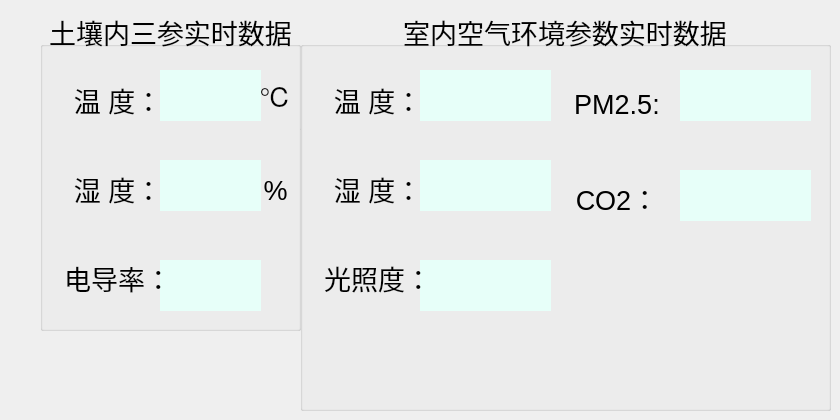
    <widget class="QWidget" name="page_2">
     <widget class="QGroupBox" name="groupBox_2">
      <property name="geometry">
       <rect>
        <x>40</x>
        <y>10</y>
        <width>261</width>
        <height>321</height>
       </rect>
      </property>
      <property name="sizeIncrement">
       <size>
        <width>1024</width>
        <height>768</height>
       </size>
      </property>
      <property name="font">
       <font>
        <pointsize>20</pointsize>
       </font>
      </property>
      <property name="title">
       <string>土壤内三参实时数据</string>
      </property>
      <property name="alignment">
       <set>Qt::AlignCenter</set>
      </property>
      <widget class="QLabel" name="label_6">
       <property name="geometry">
        <rect>
         <x>120</x>
         <y>60</y>
         <width>101</width>
         <height>51</height>
        </rect>
       </property>
       <property name="sizeIncrement">
        <size>
         <width>1024</width>
         <height>768</height>
        </size>
       </property>
       <property name="font">
        <font>
         <pointsize>20</pointsize>
        </font>
       </property>
       <property name="styleSheet">
        <string notr="true">background-color: rgb(231, 255, 249);</string>
       </property>
       <property name="text">
        <string/>
       </property>
       <property name="alignment">
        <set>Qt::AlignRight|Qt::AlignTrailing|Qt::AlignVCenter</set>
       </property>
      </widget>
      <widget class="QLabel" name="label_7">
       <property name="geometry">
        <rect>
         <x>120</x>
         <y>150</y>
         <width>101</width>
         <height>51</height>
        </rect>
       </property>
       <property name="sizeIncrement">
        <size>
         <width>1024</width>
         <height>768</height>
        </size>
       </property>
       <property name="font">
        <font>
         <pointsize>20</pointsize>
        </font>
       </property>
       <property name="styleSheet">
        <string notr="true">background-color: rgb(231, 255, 249);</string>
       </property>
       <property name="text">
        <string/>
       </property>
       <property name="alignment">
        <set>Qt::AlignRight|Qt::AlignTrailing|Qt::AlignVCenter</set>
       </property>
      </widget>
      <widget class="QLabel" name="label_8">
       <property name="geometry">
        <rect>
         <x>120</x>
         <y>250</y>
         <width>101</width>
         <height>51</height>
        </rect>
       </property>
       <property name="sizeIncrement">
        <size>
         <width>1024</width>
         <height>768</height>
        </size>
       </property>
       <property name="font">
        <font>
         <pointsize>20</pointsize>
        </font>
       </property>
       <property name="styleSheet">
        <string notr="true">background-color: rgb(231, 255, 249);</string>
       </property>
       <property name="text">
        <string/>
       </property>
       <property name="alignment">
        <set>Qt::AlignRight|Qt::AlignTrailing|Qt::AlignVCenter</set>
       </property>
      </widget>
      <widget class="QWidget" name="layoutWidget">
       <property name="geometry">
        <rect>
         <x>11</x>
         <y>48</y>
         <width>134</width>
         <height>261</height>
        </rect>
       </property>
       <property name="sizeIncrement">
        <size>
         <width>1024</width>
         <height>768</height>
        </size>
       </property>
       <layout class="QVBoxLayout" name="verticalLayout_4">
        <item>
         <widget class="QLabel" name="label_2">
          <property name="sizeIncrement">
           <size>
            <width>1024</width>
            <height>768</height>
           </size>
          </property>
          <property name="font">
           <font>
            <pointsize>20</pointsize>
           </font>
          </property>
          <property name="text">
           <string>温 度：</string>
          </property>
          <property name="alignment">
           <set>Qt::AlignCenter</set>
          </property>
         </widget>
        </item>
        <item>
         <widget class="QLabel" name="label_3">
          <property name="sizeIncrement">
           <size>
            <width>1024</width>
            <height>768</height>
           </size>
          </property>
          <property name="font">
           <font>
            <pointsize>20</pointsize>
           </font>
          </property>
          <property name="text">
           <string>湿 度：</string>
          </property>
          <property name="alignment">
           <set>Qt::AlignCenter</set>
          </property>
         </widget>
        </item>
        <item>
         <widget class="QLabel" name="label_4">
          <property name="sizeIncrement">
           <size>
            <width>1024</width>
            <height>768</height>
           </size>
          </property>
          <property name="font">
           <font>
            <pointsize>20</pointsize>
           </font>
          </property>
          <property name="text">
           <string>电导率：</string>
          </property>
          <property name="alignment">
           <set>Qt::AlignCenter</set>
          </property>
         </widget>
        </item>
       </layout>
      </widget>
      <widget class="QLabel" name="label_18">
       <property name="geometry">
        <rect>
         <x>250</x>
         <y>80</y>
         <width>108</width>
         <height>82</height>
        </rect>
       </property>
       <property name="sizeIncrement">
        <size>
         <width>1024</width>
         <height>768</height>
        </size>
       </property>
       <property name="font">
        <font>
         <pointsize>20</pointsize>
        </font>
       </property>
       <property name="text">
        <string>温 度：</string>
       </property>
       <property name="alignment">
        <set>Qt::AlignCenter</set>
       </property>
      </widget>
      <widget class="QLabel" name="label_5">
       <property name="geometry">
        <rect>
         <x>210</x>
         <y>60</y>
         <width>51</width>
         <height>51</height>
        </rect>
       </property>
       <property name="sizeIncrement">
        <size>
         <width>1024</width>
         <height>768</height>
        </size>
       </property>
       <property name="font">
        <font>
         <pointsize>20</pointsize>
        </font>
       </property>
       <property name="text">
        <string>℃</string>
       </property>
       <property name="alignment">
        <set>Qt::AlignCenter</set>
       </property>
      </widget>
      <widget class="QLabel" name="label_19">
       <property name="geometry">
        <rect>
         <x>220</x>
         <y>160</y>
         <width>31</width>
         <height>41</height>
        </rect>
       </property>
       <property name="sizeIncrement">
        <size>
         <width>1024</width>
         <height>768</height>
        </size>
       </property>
       <property name="font">
        <font>
         <pointsize>20</pointsize>
        </font>
       </property>
       <property name="text">
        <string>%</string>
       </property>
       <property name="alignment">
        <set>Qt::AlignCenter</set>
       </property>
      </widget>
      <zorder>label_19</zorder>
      <zorder>label_7</zorder>
      <zorder>label_8</zorder>
      <zorder>layoutWidget</zorder>
      <zorder>label_18</zorder>
      <zorder>label_5</zorder>
      <zorder>label_6</zorder>
     </widget>
     <widget class="QGroupBox" name="groupBox_3">
      <property name="geometry">
       <rect>
        <x>300</x>
        <y>10</y>
        <width>531</width>
        <height>401</height>
       </rect>
      </property>
      <property name="sizeIncrement">
       <size>
        <width>1024</width>
        <height>768</height>
       </size>
      </property>
      <property name="font">
       <font>
        <pointsize>20</pointsize>
       </font>
      </property>
      <property name="title">
       <string>室内空气环境参数实时数据</string>
      </property>
      <property name="alignment">
       <set>Qt::AlignCenter</set>
      </property>
      <widget class="QLabel" name="label_9">
       <property name="geometry">
        <rect>
         <x>120</x>
         <y>60</y>
         <width>131</width>
         <height>51</height>
        </rect>
       </property>
       <property name="sizeIncrement">
        <size>
         <width>1024</width>
         <height>768</height>
        </size>
       </property>
       <property name="font">
        <font>
         <pointsize>20</pointsize>
        </font>
       </property>
       <property name="styleSheet">
        <string notr="true">background-color: rgb(231, 255, 249);</string>
       </property>
       <property name="text">
        <string/>
       </property>
       <property name="alignment">
        <set>Qt::AlignCenter</set>
       </property>
      </widget>
      <widget class="QLabel" name="label_10">
       <property name="geometry">
        <rect>
         <x>120</x>
         <y>150</y>
         <width>131</width>
         <height>51</height>
        </rect>
       </property>
       <property name="sizeIncrement">
        <size>
         <width>1024</width>
         <height>768</height>
        </size>
       </property>
       <property name="font">
        <font>
         <pointsize>20</pointsize>
        </font>
       </property>
       <property name="styleSheet">
        <string notr="true">background-color: rgb(231, 255, 249);</string>
       </property>
       <property name="text">
        <string/>
       </property>
       <property name="alignment">
        <set>Qt::AlignCenter</set>
       </property>
      </widget>
      <widget class="QLabel" name="label_11">
       <property name="geometry">
        <rect>
         <x>120</x>
         <y>250</y>
         <width>131</width>
         <height>51</height>
        </rect>
       </property>
       <property name="sizeIncrement">
        <size>
         <width>1024</width>
         <height>768</height>
        </size>
       </property>
       <property name="font">
        <font>
         <pointsize>20</pointsize>
        </font>
       </property>
       <property name="styleSheet">
        <string notr="true">background-color: rgb(231, 255, 249);</string>
       </property>
       <property name="text">
        <string/>
       </property>
       <property name="alignment">
        <set>Qt::AlignCenter</set>
       </property>
      </widget>
      <widget class="QWidget" name="layoutWidget_2">
       <property name="geometry">
        <rect>
         <x>11</x>
         <y>48</y>
         <width>134</width>
         <height>261</height>
        </rect>
       </property>
       <property name="sizeIncrement">
        <size>
         <width>1024</width>
         <height>768</height>
        </size>
       </property>
       <layout class="QVBoxLayout" name="verticalLayout_5">
        <item>
         <widget class="QLabel" name="label_12">
          <property name="sizeIncrement">
           <size>
            <width>1024</width>
            <height>768</height>
           </size>
          </property>
          <property name="font">
           <font>
            <pointsize>20</pointsize>
           </font>
          </property>
          <property name="text">
           <string>温 度：</string>
          </property>
          <property name="alignment">
           <set>Qt::AlignCenter</set>
          </property>
         </widget>
        </item>
        <item>
         <widget class="QLabel" name="label_20">
          <property name="sizeIncrement">
           <size>
            <width>1024</width>
            <height>768</height>
           </size>
          </property>
          <property name="font">
           <font>
            <pointsize>20</pointsize>
           </font>
          </property>
          <property name="text">
           <string>湿 度：</string>
          </property>
          <property name="alignment">
           <set>Qt::AlignCenter</set>
          </property>
         </widget>
        </item>
        <item>
         <widget class="QLabel" name="label_13">
          <property name="sizeIncrement">
           <size>
            <width>1024</width>
            <height>768</height>
           </size>
          </property>
          <property name="font">
           <font>
            <pointsize>20</pointsize>
           </font>
          </property>
          <property name="text">
           <string>光照度：</string>
          </property>
          <property name="alignment">
           <set>Qt::AlignCenter</set>
          </property>
         </widget>
        </item>
       </layout>
      </widget>
      <widget class="QWidget" name="layoutWidget_3">
       <property name="geometry">
        <rect>
         <x>260</x>
         <y>50</y>
         <width>114</width>
         <height>181</height>
        </rect>
       </property>
       <property name="sizeIncrement">
        <size>
         <width>1024</width>
         <height>768</height>
        </size>
       </property>
       <layout class="QVBoxLayout" name="verticalLayout_6">
        <item>
         <widget class="QLabel" name="label_14">
          <property name="sizeIncrement">
           <size>
            <width>1024</width>
            <height>768</height>
           </size>
          </property>
          <property name="font">
           <font>
            <pointsize>20</pointsize>
           </font>
          </property>
          <property name="text">
           <string>PM2.5:</string>
          </property>
          <property name="alignment">
           <set>Qt::AlignCenter</set>
          </property>
         </widget>
        </item>
        <item>
         <widget class="QLabel" name="label_15">
          <property name="sizeIncrement">
           <size>
            <width>1024</width>
            <height>768</height>
           </size>
          </property>
          <property name="font">
           <font>
            <pointsize>20</pointsize>
           </font>
          </property>
          <property name="text">
           <string>CO2：</string>
          </property>
          <property name="alignment">
           <set>Qt::AlignCenter</set>
          </property>
         </widget>
        </item>
       </layout>
      </widget>
      <widget class="QLabel" name="label_16">
       <property name="geometry">
        <rect>
         <x>380</x>
         <y>60</y>
         <width>131</width>
         <height>51</height>
        </rect>
       </property>
       <property name="sizeIncrement">
        <size>
         <width>1024</width>
         <height>768</height>
        </size>
       </property>
       <property name="font">
        <font>
         <pointsize>20</pointsize>
        </font>
       </property>
       <property name="styleSheet">
        <string notr="true">background-color: rgb(231, 255, 249);</string>
       </property>
       <property name="text">
        <string/>
       </property>
       <property name="alignment">
        <set>Qt::AlignCenter</set>
       </property>
      </widget>
      <widget class="QLabel" name="label_17">
       <property name="geometry">
        <rect>
         <x>380</x>
         <y>160</y>
         <width>131</width>
         <height>51</height>
        </rect>
       </property>
       <property name="sizeIncrement">
        <size>
         <width>1024</width>
         <height>768</height>
        </size>
       </property>
       <property name="font">
        <font>
         <pointsize>20</pointsize>
        </font>
       </property>
       <property name="styleSheet">
        <string notr="true">background-color: rgb(231, 255, 249);</string>
       </property>
       <property name="text">
        <string/>
       </property>
       <property name="alignment">
        <set>Qt::AlignCenter</set>
       </property>
      </widget>
     </widget>
    </widget>
